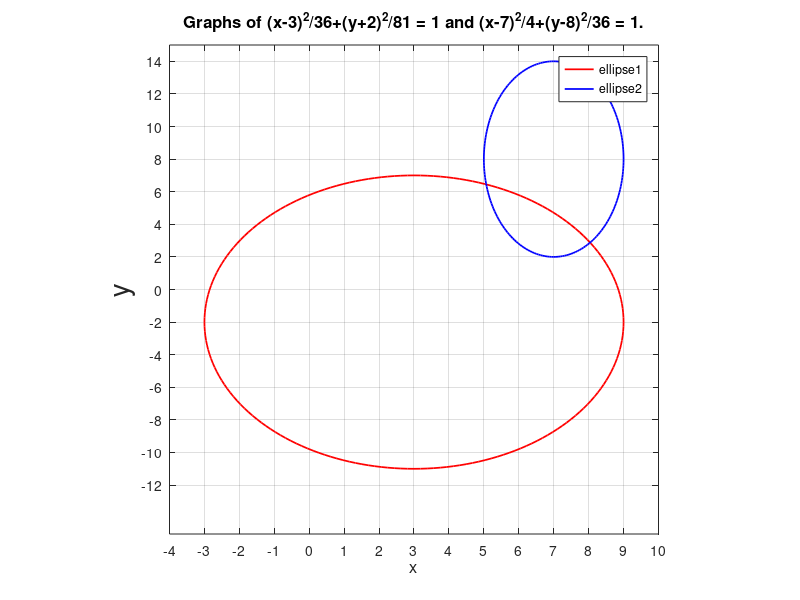

MATLAB code for this plot:

% Script file graph3.
% Graphs of two ellipses in the same figure
%                x(t) = 3 + 6cos(t), y(t) = -2 + 9sin(t)
% and
%                x(t) = 7 + 2cos(t), y(t) = 8 + 6sin(t.)
% There are several commands to enhance the readability of the graph.
%First of all note that the equations are converted into parametric form.

t = 0:pi/100:2*pi;
x1 = 3 + 6*cos(t);
y1 = -2 + 9*sin(t);
x2 = 7 + 2*cos(t);
y2 = 8 + 6*sin(t);
h1 = plot(x1,y1,'r',x2,y2,'b');

% Plot colours: y=yellow, m = magenta, c=cyan, r=red, g=green,
% b=blue,w=white,k=black.

set(h1,'LineWidth',1.25)
% To set the thickness of the plotted curves to a width of our choice.

axis('square')
% To force the axes to have square dimensions or else circular curves may
% not necessarily look circular.

legend('ellipse1', 'ellipse2')
xlabel('x')

h = get(gca,'xlabel');
%gca= get current axis; the axis targetted here is x-axis.

set(h,'FontSize',12)
set(gca,'XTick',-4:10)
% Specify font size and tick marking along the current axis.

ylabel('y')

h = get(gca,'ylabel');
set(h,'FontSize',20)
set(gca,'YTick',-12:2:14)
title('Graphs of (x-3)^2/36+(y+2)^2/81 = 1 and (x-7)^2/4+(y-8)^2/36 = 1.')

h = get(gca,'Title');
set(h,'FontSize',12)
grid
